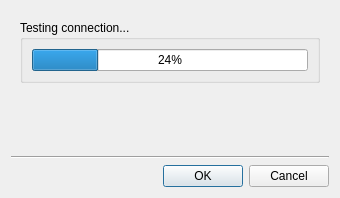
<?xml version="1.0" encoding="UTF-8"?>
<ui version="4.0">
 <class>ConnectionTestingDialog</class>
 <widget class="QDialog" name="ConnectionTestingDialog">
  <property name="geometry">
   <rect>
    <x>0</x>
    <y>0</y>
    <width>336</width>
    <height>198</height>
   </rect>
  </property>
  <property name="sizePolicy">
   <sizepolicy hsizetype="Fixed" vsizetype="Fixed">
    <horstretch>0</horstretch>
    <verstretch>0</verstretch>
   </sizepolicy>
  </property>
  <property name="windowTitle">
   <string>Connection Test</string>
  </property>
  <layout class="QVBoxLayout" name="verticalLayout_2">
   <item>
    <widget class="QWidget" name="widget" native="true">
     <layout class="QVBoxLayout" name="verticalLayout_3">
      <item>
       <widget class="QGroupBox" name="groupBox">
        <property name="minimumSize">
         <size>
          <width>300</width>
          <height>0</height>
         </size>
        </property>
        <property name="title">
         <string>Testing connection...</string>
        </property>
        <layout class="QVBoxLayout" name="verticalLayout">
         <item>
          <widget class="QProgressBar" name="progressBar">
           <property name="value">
            <number>24</number>
           </property>
          </widget>
         </item>
        </layout>
       </widget>
      </item>
      <item>
       <widget class="QLabel" name="statusLabel">
        <property name="font">
         <font>
          <pointsize>20</pointsize>
         </font>
        </property>
        <property name="text">
         <string/>
        </property>
        <property name="alignment">
         <set>Qt::AlignCenter</set>
        </property>
       </widget>
      </item>
      <item>
       <widget class="QLabel" name="descriptionLabel">
        <property name="text">
         <string/>
        </property>
        <property name="margin">
         <number>6</number>
        </property>
       </widget>
      </item>
     </layout>
    </widget>
   </item>
   <item>
    <widget class="Line" name="line">
     <property name="orientation">
      <enum>Qt::Horizontal</enum>
     </property>
    </widget>
   </item>
   <item>
    <widget class="QDialogButtonBox" name="buttonBox">
     <property name="orientation">
      <enum>Qt::Horizontal</enum>
     </property>
     <property name="standardButtons">
      <set>QDialogButtonBox::Cancel|QDialogButtonBox::Ok</set>
     </property>
    </widget>
   </item>
  </layout>
 </widget>
 <resources/>
 <connections/>
</ui>
